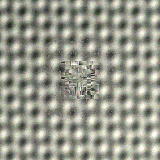
#> input picture browser/smoke/_cmp_synth/reference_erase.png, 160 x 160 px, given in place of input.png, which was not available
$ python _prep.py _cmp_synth/reference_erase.png out.png
#> lines starting #> are read from the running program, lines starting #| are printed output that depends on the picture; after the words box and inside, x2 and y2 are one past the last pixel; in counts of white or black regions, pixels touching at a corner belong together; pictures that were not available may be replaced by others from this repository, and a replacement may not be noted
#!/usr/bin/env python3
"""Prep step for the pixel comparison.

Converts the Python-generated reference PNGs into raw arrays the Node runner can
read, and copies the reference PNGs so the comparator can read both sides.

Usage:
    python browser/smoke/_prep.py <ref_dir> <work_dir>

<ref_dir> must contain: input.png, mask.png, reference_inpaint.png, reference_erase.png
"""
from __future__ import annotations
import os
import sys
import numpy as np
import cv2


def main() -> None:
    ref = sys.argv[1]
    out = sys.argv[2]
    os.makedirs(out, exist_ok=True)

    inp = cv2.imread(os.path.join(ref, "input.png"), cv2.IMREAD_COLOR)
#> inp is the input picture: shape (160, 160, 3); mean B, G, R 140.6, 153.2, 151.8
    inp = cv2.cvtColor(inp, cv2.COLOR_BGR2RGB).astype(np.float32)
    mask = cv2.imread(os.path.join(ref, "mask.png"), cv2.IMREAD_UNCHANGED)
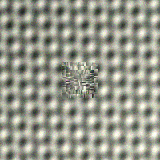
#> input picture browser/smoke/_cmp_synth/reference_inpaint.png, 160 x 160 px, given in place of mask.png, which was not available
#> mask is the input picture: shape (160, 160, 3); mean B, G, R 140.2, 153.1, 151.3
    if mask.ndim == 3:
        mask = mask[..., 0]
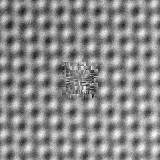
#> mask: shape (160, 160); min 10, max 255, mean 140.2
    mask = (mask > 127).astype(np.uint8)
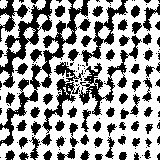
#> mask: shape (160, 160); values 0 (black) and 1 (white), 61.7% white; 137 black regions (70 under 20 px), largest, box (x1, y1, x2, y2) and area: (0, 0, 90, 146) 1663, (0, 0, 52, 88) 1130, (79, 35, 142, 116) 1002
    H, W = inp.shape[:2]
#> H = 160; W = 160

    inp.tofile(os.path.join(out, "input.rgb"))
    mask.tofile(os.path.join(out, "input.mask"))
    with open(os.path.join(out, "dims.txt"), "w", encoding="utf-8") as f:
        f.write(f"{H} {W}")

    for name in ("reference_inpaint.png", "reference_erase.png"):
        p = os.path.join(ref, name)
        if os.path.exists(p):
            cv2.imwrite(os.path.join(out, name), cv2.imread(p))
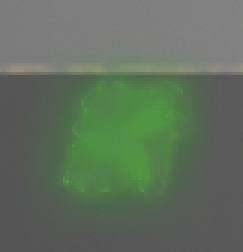
#> input picture browser/smoke/_cmp/reference_inpaint.png, 81 x 84 px, found by its file name (shown 3 times larger)

    print(f"prepped {H}x{W} -> {out}")
#| prepped 160x160 -> out.png


if __name__ == "__main__":
    main()
